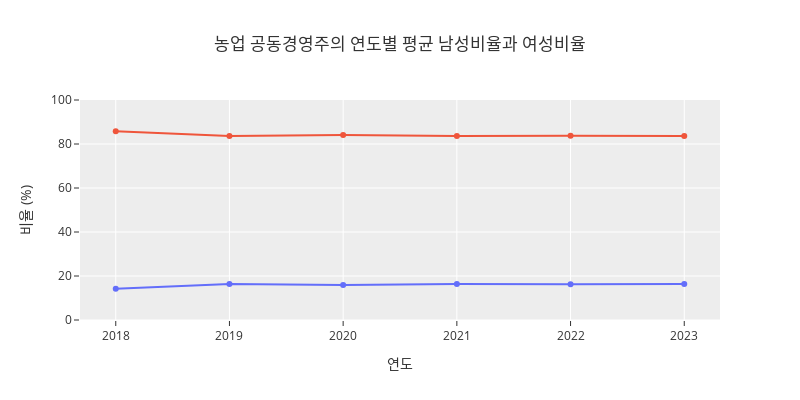

Notebook source saved alongside this figure:
### Code cell
df_avg = df_all.groupby('연도').agg({
    '남성비율': 'mean',
    '여성비율': 'mean'
}).reset_index()
fig = px.line(df_avg, x='연도', y=['남성비율', '여성비율'],
              title='농업 공동경영주의 연도별 평균 남성비율과 여성비율',
              labels={'연도': '연도', 'value': '비율 (%)'},
              markers=True,
             width=800,height=400)
fig.update_layout(showlegend=False,
                  yaxis=dict(
                    range=[0, 100]  
    ),template='ggplot2')
fig

### Figure 1 — Plotly figure (JSON) as saved in the notebook; plotly's stock layout.template omitted (floating-point values rounded to 4 significant figures)
{"data": [{"hovertemplate": "variable=남성비율<br>연도=%{x}<br>비율 (%)=%{y}<extra></extra>", "legendgroup": "남성비율", "line": {"color": "#636efa", "dash": "solid"}, "marker": {"symbol": "circle"}, "mode": "markers+lines", "name": "남성비율", "orientation": "v", "showlegend": true, "type": "scatter", "x": [2018, 2019, 2020, 2021, 2022, 2023], "xaxis": "x", "y": [14.23, 16.35, 15.88, 16.32, 16.29, 16.35], "yaxis": "y"}, {"hovertemplate": "variable=여성비율<br>연도=%{x}<br>비율 (%)=%{y}<extra></extra>", "legendgroup": "여성비율", "line": {"color": "#EF553B", "dash": "solid"}, "marker": {"symbol": "circle"}, "mode": "markers+lines", "name": "여성비율", "orientation": "v", "showlegend": true, "type": "scatter", "x": [2018, 2019, 2020, 2021, 2022, 2023], "xaxis": "x", "y": [85.77, 83.65, 84.12, 83.68, 83.71, 83.65], "yaxis": "y"}], "layout": {"height": 400, "legend": {"title": {"text": "variable"}, "tracegroupgap": 0}, "showlegend": false, "title": {"text": "농업 공동경영주의 연도별 평균 남성비율과 여성비율"}, "width": 800, "xaxis": {"anchor": "y", "autorange": true, "domain": [0, 1], "range": [2018.0, 2023.0], "title": {"text": "연도"}, "type": "linear"}, "yaxis": {"anchor": "x", "domain": [0, 1], "range": [0, 100], "title": {"text": "비율 (%)"}, "type": "linear"}}}
